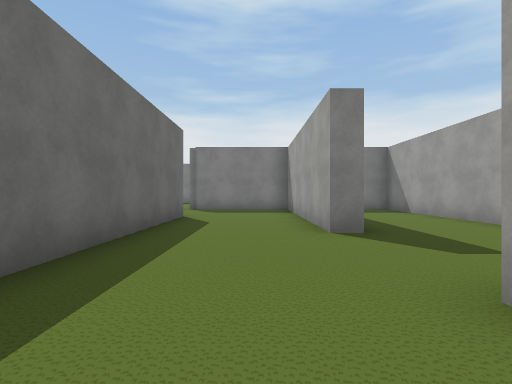
[1] (above)

24 first-person views from a walk through a Unity game level. The camera is 1.2 m above the floor, looks level and sees 80° across. The floor is counted in squares, 2 m on a side. Each view is taken from the middle of a square. On the plan, view 1 faces up. The plan holds only what a view shows up to about 9 squares ahead; the rest is blank. The place goes on beyond the plan. The player character is not drawn. Some surface patterns are stand-ins.

[2]
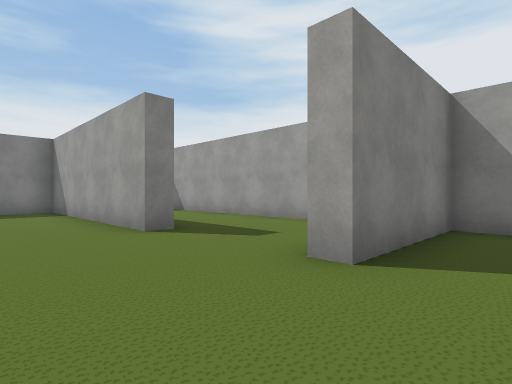

[3]
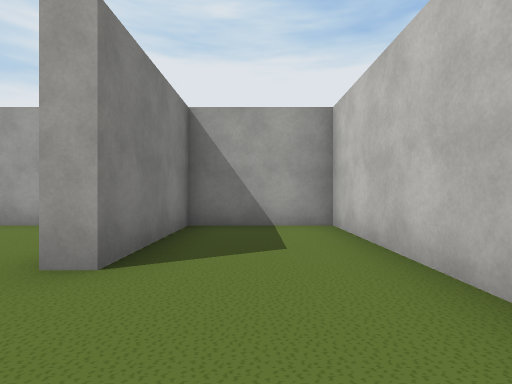

[4]
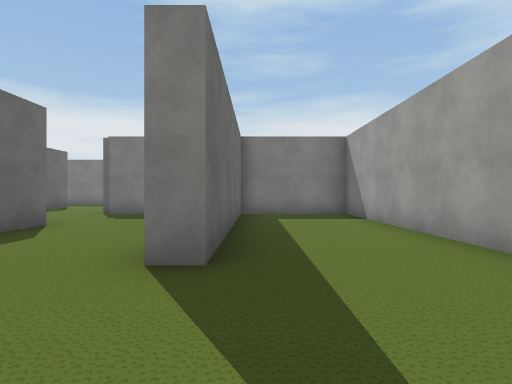

[5]
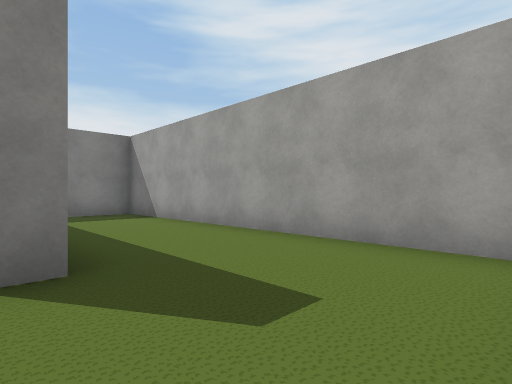

[6]
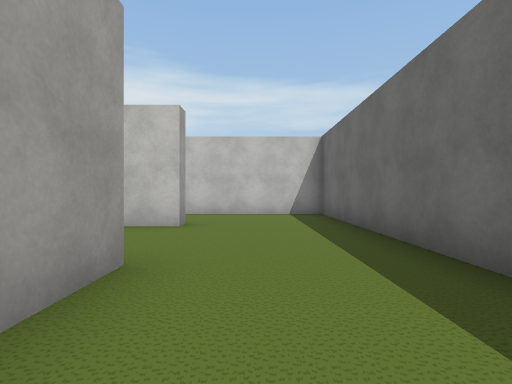

[7]
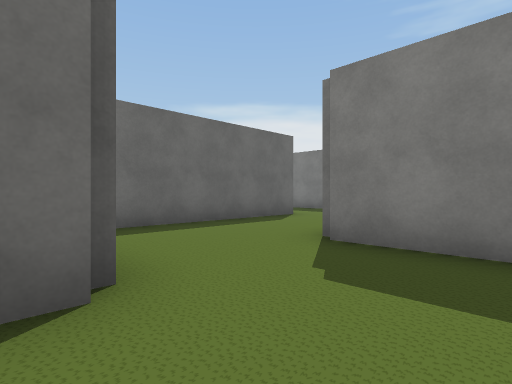

[8]
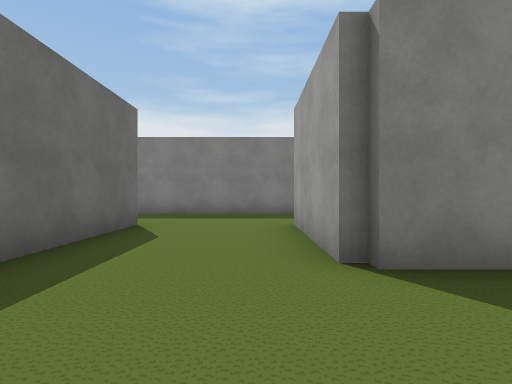

[9]
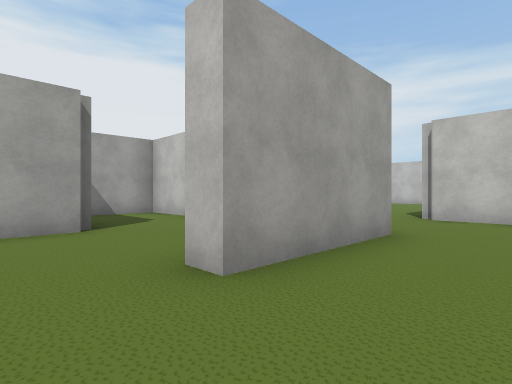

[10]
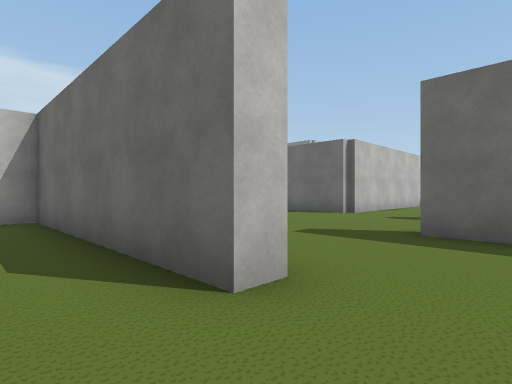

[11]
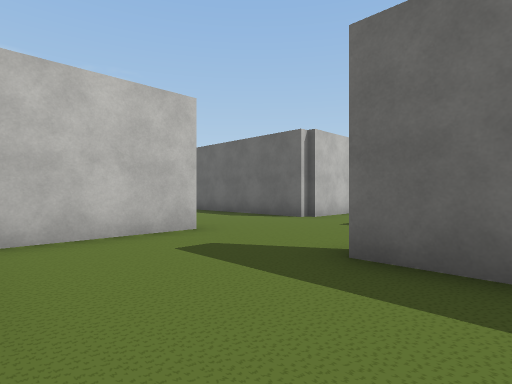

[12]
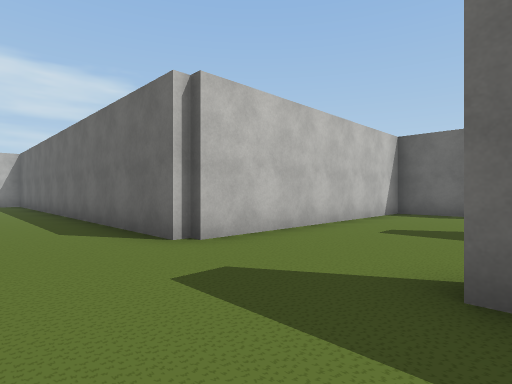

[13]
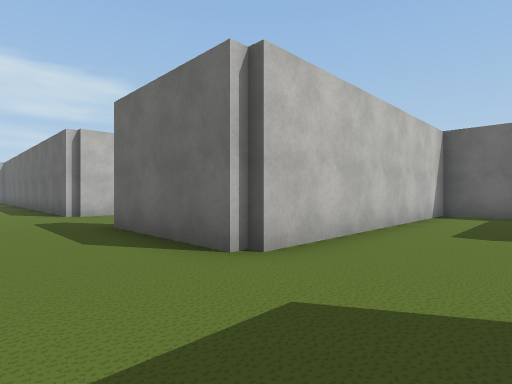

[14]
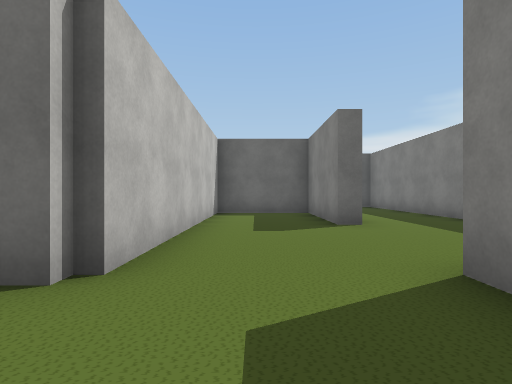

[15]
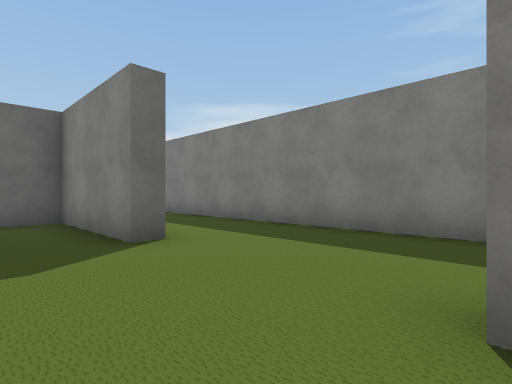

[16]
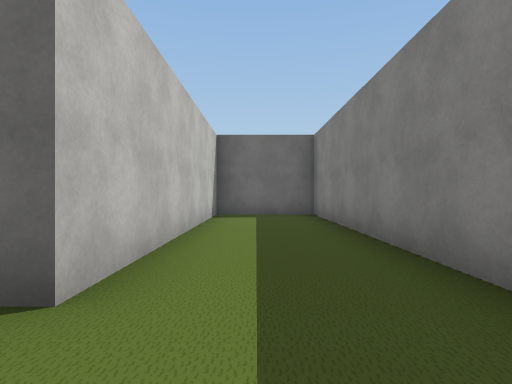

[17]
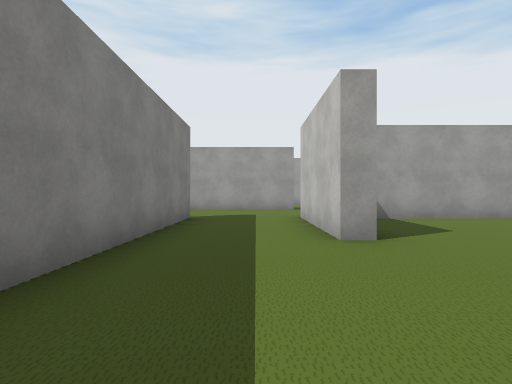

[18]
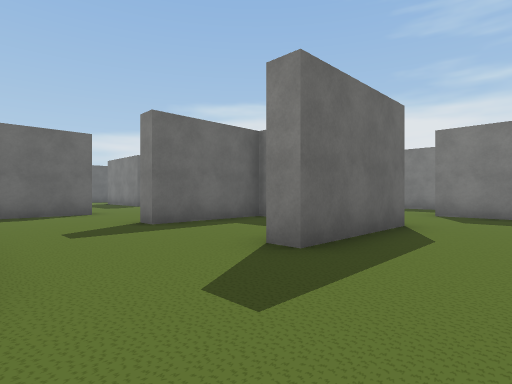

[19]
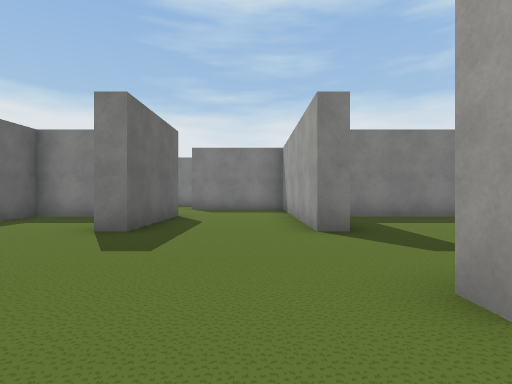

[20]
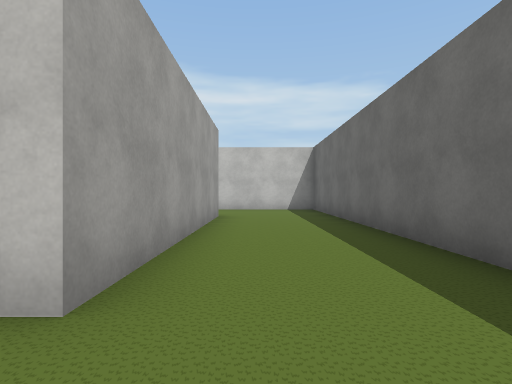

[21]
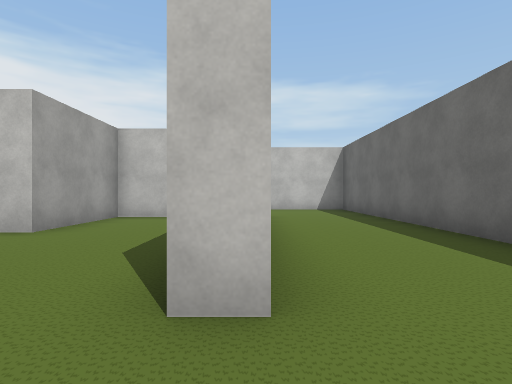

[22]
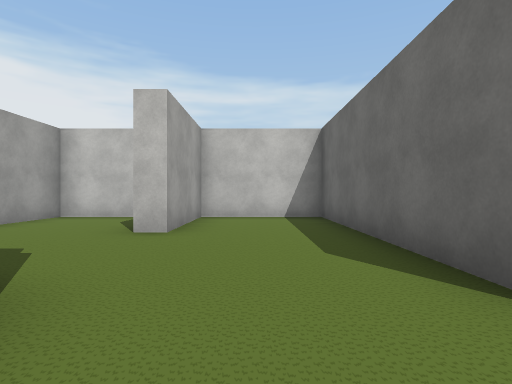

[23]
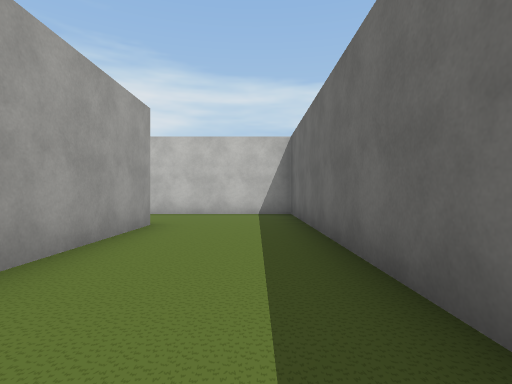

[24]
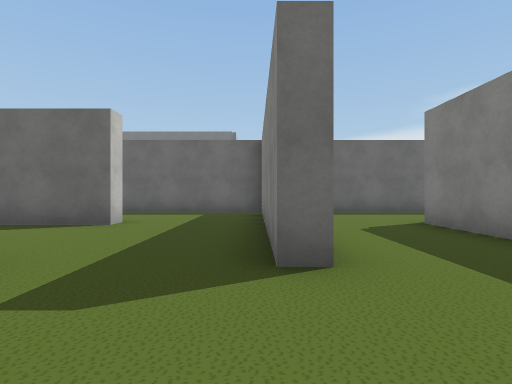

### Floor plan
Points are (right, up) in squares from view 1. A wall is a line through its corners. A room is listed if a view was taken in it or the views show most of it. See-through windows are left out.
Room 1 (views 1, 2, 3, 4, 5, 6, 7)
walls: (4.5, 2.2) (4.5, 10); (-1.8, 7.8) (-1.8, -1.4) (4.5, -1.4) (4.5, 1.2) (1.3, 1.2) (1.3, 1.7) (2.4, 1.7); (1.6, 10) (1.6, 4.5) (1.1, 4.5) (1.1, 10.2); (4.5, 10.4) (-2.3, 10.4)
ways out: opening at (-2, 8.5) to room 2
Room 2 (views 8, 9, 10, 11, 12, 13, 14, 15, 16, 17, 18)
walls: (-8.6, 14.9) (-8.6, 13.6) (-9.1, 13.6) (-9.1, 18.2); (-13.9, 16.5) (-15.3, 16.5) (-15.3, 13.6) (-15.9, 13.6); (-5.8, 13.6) (-5.2, 13.6) (-5.2, 7.8) (-1.8, 7.8); (-10.8, 19.5) (-12.2, 19.5) (-12.2, 20); (-8.8, 10.4) (-8.8, 10.8) (-6.2, 10.8); (-12.5, 22.5) (-22.1, 22.5) (-22.1, 20) (-15.6, 20) (-15.6, 19.5) (-18.7, 19.5) (-18.7, 16.9) (-12, 16.9) (-12, 13.6) (-12.5, 13.6); (-1.9, 16.5) (-7.8, 16.5); (-18.7, 13.6) (-18.7, 10.8) (-12, 10.8); (-2.3, 10.4) (-2.3, 13.6) (-1.8, 13.6); (1.1, 13.6) (1.1, 14.6); (2.8, 10.8) (4.5, 10.8); (4.5, 10) (4.5, 12.5)
ways out: opening at (-2, 8.5) to room 1; opening at (-10.5, 10) to room 3; opening at (-17.5, 13.5); opening at (-13, 21.5)
Room 3 (views 19, 20, 21, 23, 24)
walls: (-5.4, -1.4) (-5.4, -1.8) (-8.4, -1.8); (-6.8, 1.2) (-9.1, 1.2) (-9.1, 7.5) (-8.5, 7.5); (-8.6, -4.6) (-8.6, -6.8); (-12, -1.4) (-8.1, -1.4); (-12, 10.8) (-12, -2)
ways out: opening at (-10.5, 10) to room 2; opening at (-9, 8.5) to room 4; opening at (-9, -3.5)
Room 4 (view 22)
walls: (-8.6, 7.1) (-8.6, 1.7) (-5.7, 1.7) (-5.7, 4.5)
ways out: opening at (-9, 8.5) to room 3; opening at (-5, 5.5) to room 5
Room 5 (no view inside)
walls: (-5.7, 4.5) (-5.1, 4.5); (-4.1, 1.7) (-2.3, 1.7) (-2.3, 3.5)
ways out: opening at (-5, 5.5) to room 4

Positions as (right, up) in squares from view 1, and headings:
1: (0, 0), facing up
2: (-1, 0), facing up-right
3: (-1, 0), facing right
4: (2, 2), facing up
5: (1, 2), facing up-right
6: (0, 7), facing down
7: (0, 7), facing up-left
8: (-3, 8), facing up
9: (-4, 15), facing down-right
10: (-4, 15), facing down-left
11: (-6, 15), facing down-left
12: (-10, 14), facing down-left
13: (-10, 19), facing down-left
14: (-10, 18), facing left
15: (-12, 18), facing up-left
16: (-14, 21), facing left
17: (-16, 21), facing right
18: (-10, 11), facing up-left
19: (-10, 9), facing up
20: (-10, 9), facing down
21: (-9, 9), facing down
22: (-7, 9), facing down
23: (-11, 7), facing down
24: (-3, -2), facing left
